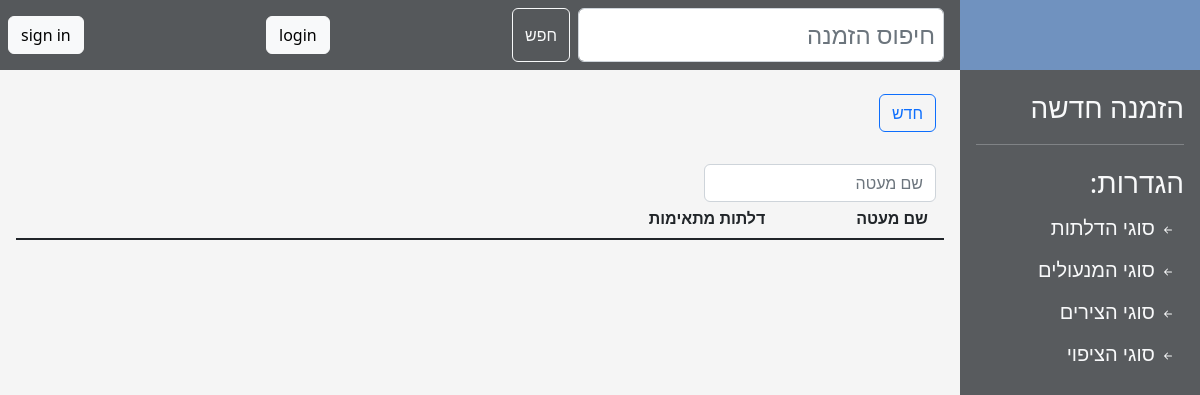
Page /covering on the earlier database version.
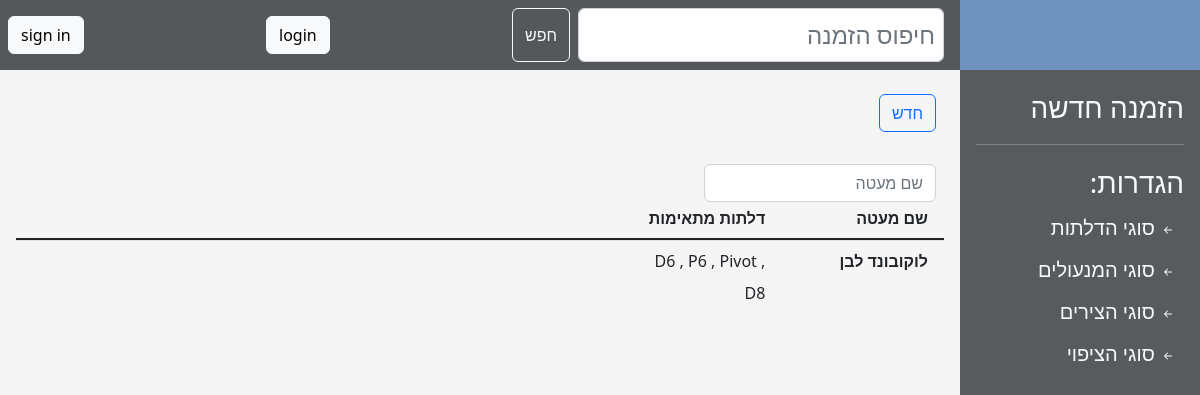
Same page on the later database version.
### main/models.py (models this page shows)
class Covering(models.Model):
    name = models.CharField(max_length=16, help_text="",
                            verbose_name="", unique=True)
    compatible_doors = models.ManyToManyField('DoorType', help_text="דלתות מתאימות",
                                              verbose_name="סוגי דלתות תואמים:", blank=True)
    image = models.ImageField(upload_to='images/door_types/', default='',
                              help_text="תמונה מעטה", verbose_name="סקיצה:", blank=True,
                              validators=[validate_image_file_extension])

class DoorType(models.Model):
    name = models.CharField(max_length=16, help_text="שם הדלת",
                            verbose_name="שם הדלת:", unique=True, null=False, )
    image = models.ImageField(upload_to='images/door_types/', default='',
                              help_text="תמונת הדלת", verbose_name="סקיצה:", blank=True,
                              validators=[validate_image_file_extension])
    height_calculation = models.DecimalField(max_digits=4, decimal_places=1, help_text="הפחתה בגובה",
                                             verbose_name="הפחתה בגובה:", null=False, default=0,
                                             validators=[MaxValueValidator(0)])
    width_calculation = models.DecimalField(max_digits=4, decimal_places=1, help_text="הפחתה ברוחב",
                                            verbose_name="הפחתה ברוחב:", null=False, default=0,
                                            validators=[MaxValueValidator(0)])
    covering_out_height_calculation = models.DecimalField(max_digits=4, decimal_places=1, help_text="הפחתה בגובה",
                                                          verbose_name="הפחתה בגובה:", null=False, default=0,
                                                          validators=[MaxValueValidator(0)])
    covering_out_width_calculation = models.DecimalField(max_digits=4, decimal_places=1, help_text="הפחתה ברוחב",
                                                         verbose_name="הפחתה ברוחב:", null=False, default=0,
                                                         validators=[MaxValueValidator(0)])
    covering_into_height_calculation = models.DecimalField(max_digits=4, decimal_places=1, help_text="הפחתה בגובה",
                                                           verbose_name="הפחתה בגובה:", null=False, default=0,
                                                           validators=[MaxValueValidator(0)])
    covering_into_width_calculation = models.DecimalField(max_digits=4, decimal_places=1, help_text="הפחתה ברוחב",
                                                          verbose_name="הפחתה ברוחב:", null=False, default=0,
                                                          validators=[MaxValueValidator(0)])
    binder_calculation = models.DecimalField(max_digits=4, decimal_places=1, help_text="הפחתה ברוחב",
                                             verbose_name="רוחבן:", null=False, default=0,
                                             validators=[MaxValueValidator(0)])
    def __str__(self):
        return self.name

### main/views.py (the view)
# urls.py: re_path(r'^covering/(?P<pk>\d+)/', main.views.CoveringUpdate.as_view(), name='covering_update'),
def covering(request):
    form = CoveringForm()
    form_error = None
    all_coverings = Covering.objects.all()
    if request.method == 'POST':
        form = CoveringForm(request.POST)
        if form.is_valid():
            form.save()
        else:
            form_error = True
    return render(request, 'covering.html', {'form': form,
                                             'coverings': all_coverings,
                                             'form_error': form_error})

### main/forms.py
class CoveringForm(ModelForm):
    class Meta:
        model = Covering
        fields = ['name', 'compatible_doors']
        widgets = {'name': TextInput(attrs={'class': 'form-control', 'size': '20'}),
                   'compatible_doors': SelectMultiple(attrs={'class': 'form-select'})}
        error_messages = {
            'name': {'required': "שדה חובה", 'unique': ""},
        }

### templates/covering.html (shortened to what this page needs)
{% extends 'generic_list.html' %}
{% block filter_placeholder %}שם מעטה{% endblock %}
{% block table %}
    <div class="row border-bottom border-dark border-2">
        <div class="col-2 pb-1 fw-bold lh-lg mx-1">שם מעטה</div>
        <div class="col-3 pb-1 fw-bold lh-lg mx-1">דלתות מתאימות</div>
        <div class="w-25"></div>
        <div class="w-25"></div>
    </div>
    {% load static %}
    {% for covering in coverings %}
        <div>
            <div data-bs-toggle="collapse"
                 data-bs-target="#record_{{ covering.id }}"
                 aria-expanded="true" aria-controls="record_{{ covering.id }}" style="z-index: -1;"
                 class="row table-row border-top border-black-50 border-1 tr">
                <div class="col-2 pb-1 fw-bold lh-lg m-1">{{ covering.name }}</div>
                <div class="col-2 pb-1 lh-lg m-1">
                    {% for door in covering.compatible_doors.all %}
                        {% if forloop.counter0 > 0 %}
                            <span>, </span>
                        {% endif %}
                        {{ door.name }}
                    {% endfor %}
                </div>
                        </div>
        </div>
    {% endfor %}
{% endblock %}

Differences in the rows shown:
added Covering: name "לוקובונד לבן"
now on this page (row edited): DoorType: name "D6"
now on this page (row unchanged): DoorType: name "P6"
now on this page (row unchanged): DoorType: name "Pivot"
now on this page (row unchanged): DoorType: name "D8"
